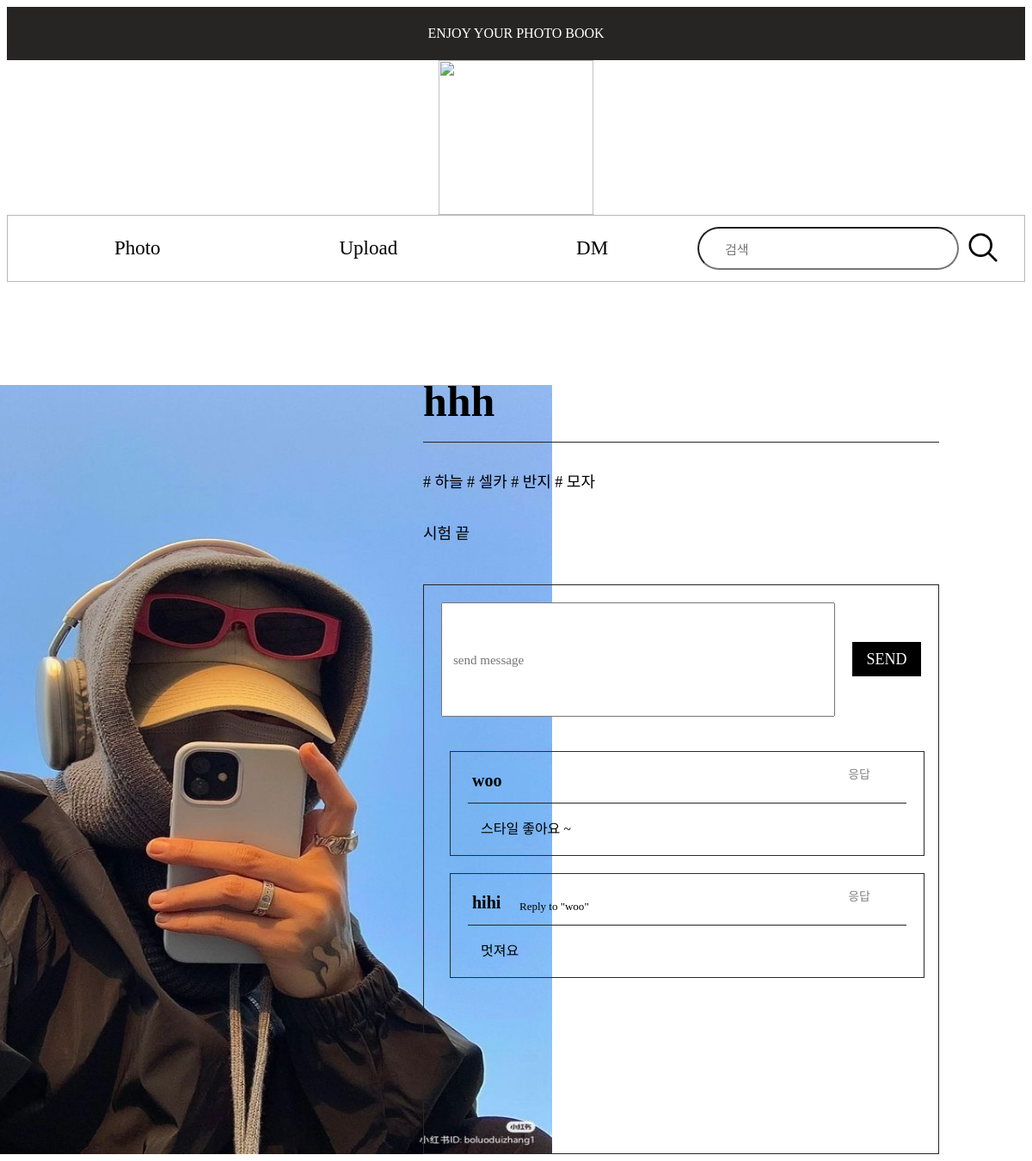
The page /photo_detail/5 on the database its author committed.
### tables this page shows
CREATE TABLE photo_table (
    photo_ID INTEGER PRIMARY KEY AUTOINCREMENT,
    user_ID INTEGER NOT NULL,
    photo_img TEXT NOT NULL,
    photo_describ TEXT NOT NULL,
    FOREIGN KEY (user_ID) REFERENCES user_table(ID)
);

CREATE TABLE user_table (
    ID INTEGER PRIMARY KEY AUTOINCREMENT,
    user_nickname TEXT NOT NULL,
    user_ID TEXT NOT NULL UNIQUE,
    user_PW TEXT NOT NULL
);

CREATE TABLE DM_table (
    DM_ID INTEGER PRIMARY KEY AUTOINCREMENT,
    user_ID INTEGER NOT NULL,
    photo_ID INTEGER NOT NULL,
    DM_msg TEXT NOT NULL, parent_user_name TEXT, parent_ID TEXT,
    FOREIGN KEY (user_ID) REFERENCES user_table(ID),
    FOREIGN KEY (photo_ID) REFERENCES photo_table(photo_ID)
);

### signup.py (the view)
@app.route('/photo_detail/<int:item_id>')
def photo_detail(item_id):
    with sqlite3.connect('photo_album.db') as con:
        cur = con.cursor()
        cur.execute('''
            SELECT photo_table.photo_img, user_table.user_nickname, GROUP_CONCAT(photo_keyword_table.keyword), photo_table.photo_describ, photo_table.user_ID
            FROM photo_table
            JOIN user_table ON photo_table.user_ID = user_table.ID
            LEFT JOIN photo_keyword_table ON photo_table.photo_ID = photo_keyword_table.photo_ID
            WHERE photo_table.photo_ID = ?
            GROUP BY photo_table.photo_ID
        ''', (item_id,))
        photo = cur.fetchone()
        cur.execute('''
            SELECT DM_table.DM_ID, DM_table.DM_msg, user_table.user_nickname, DM_table.user_ID, DM_table.parent_ID
            FROM DM_table
            JOIN user_table ON DM_table.user_ID = user_table.ID
            WHERE DM_table.photo_ID = ?
            ORDER BY DM_table.DM_ID ASC
        ''', (item_id,))
        dms = cur.fetchall()
        is_user = 'user_id' in session and session['user_id'] == photo[4]
    keywords = photo[2] if photo[2] is not None else ''
    keywords_list = keywords.split(',')
    formatted_keywords = ' '.join([f'# {kw.strip()}' for kw in keywords_list])
    dms_with_parent = []
    for dm in dms:
        parent_user_name = None
        if dm[4]:  # parent_ID가 있는 경우
            cur.execute('SELECT user_nickname FROM user_table WHERE ID = (SELECT user_ID FROM DM_table WHERE DM_ID = ?)', (dm[4],))
            parent_user_name_result = cur.fetchone()
            if parent_user_name_result:
                parent_user_name = parent_user_name_result[0]
        dms_with_parent.append((dm[0], dm[1], dm[2], dm[3], dm[4], parent_user_name))
    item = {
    'id': item_id,
    'author': photo[1],
    'keywords': formatted_keywords,
    'description': photo[3],
    'img_src': photo[0],
    'is_user': is_user
    }
    return render_template('photo_detail.html', item=item, dms=dms_with_parent)

### templates/photo_detail.html (shortened to what this page needs)
<!DOCTYPE html>
<html>
<head>
    <link rel="stylesheet" href="{{ url_for('static', filename='photo_detail.css') }}" />
</head>
<body>
    <div id='top'>ENJOY YOUR PHOTO BOOK</div>
    <div id="camera_img_container">
        <img id='camera_img' src="{{ url_for('static', filename='assets/camera.png') }}">
    </div>
    <div id="container">
        <div id='topbar_container'>
            <div class="topbar_btn_container"><button class='topbar_btn' onclick="location.href='{{ url_for('mainpage') }}'">Photo</button></div>
            <div class="topbar_btn_container"><button class='topbar_btn' onclick="location.href='{{ url_for('photo_upload') }}'">Upload</button></div>
            <div class="topbar_btn_container"><button class='topbar_btn' onclick="location.href='{{ url_for('dm_list') }}'">DM</button></div>
            <div id="keyword_container">
                <form action="search_keyword" method="POST">
                    <input type="text" id="keyword" name="keyword" placeholder="검색">
                    <button id="search_btn"><img id='search_img' src="{{ url_for('static', filename='assets/search.png') }}"></button>
                </form>
            </div>
        </div>
        <div id="photo_container">
            <div class='photo'>
                <img class='photo_img' src="{{ url_for('static', filename=item['img_src']) }}">
            </div>
        </div>
        <div id='photo_detail_container'>
            <div class="photo_detail">
                <p class="author">{{ item['author'] }}</p>
                <p class="line"></p>
                <p class="keyword"><span class="keyword-item">{{ item['keywords'] }}</span></p>
                <p class="description">{{ item['description'] }}</p>
            </div>
        </div>
        <div id="msg_container">
            <div class="msg_send_container">
                <form action="{{ url_for('msg_send') }}" method="POST">
                    <input type="text" id="msg" name="msg" placeholder="send message">
                    <button id="send_btn">SEND</button>
                </form>
            </div>
            {% for dm in dms %}
            <div class="user_msg_container {% if dm[4] %}reply_msg_container{% endif %}" id="msg_{{ dm[0] }}">
                <p class="user_name">{{ dm[2] }}</p>
                <p class="mini_line"></p>
                <p class="direct_msg">{{ dm[1] }}</p>
                {% if dm[5] %}
                <p class="reply_to">Reply to "{{ dm[5] }}"</p>
                {% endif %}
                <button class='reply_btn' onclick="showReplyForm({{ dm[0] }})">응답</button>
            </div>
        {% endfor %}
        </div>
    </div>
</body>
</html>

### static/photo_detail.css (style rules this page uses)
body { font-family: 'Pretendard-Regular'; }
#top { display: flex; justify-content: center; align-items: center; background-color: #272424; color : #FFFFFF; height: 62px; }
#container { display: grid; grid-template-columns: repeat(3, 1fr); grid-template-rows: auto; gap: 0; }
#camera_img_container { display: flex; justify-content: center; align-items: center; }
#camera_img { width: 180px; height: 180px; }
#topbar_container { grid-column: 1/4; border-style: solid; border-color:#b7b7b7; border-width: 1px; display: flex; justify-content: center; align-items: center; height: 76px; padding: 0 20px; }
.topbar_btn_container { display: flex; justify-content: center; align-items: center; gap : 20px; flex-wrap: nowrap; flex-grow : 1; }
.topbar_btn { color:black; background-color: #FFFFFF; border:0px; font-size: 23px; font-family: 'Pretendard-Regular'; }
#keyword_container { margin-left: auto; display: flex; justify-content: flex-end; }
#search_btn { background-color: #FFFFFF; border:0px; }
#keyword { border-radius: 50px; width: 278px; height: 44px; font-size: 22px; padding-left: 20px; }
input::placeholder { display: flex; align-items: center; font-size: 20px; padding-left: 10px; font-family: 'Pretendard-Regular'; }
#search_img { width:44px; height: 44px; }
form { display: flex; align-items: center; justify-content: center; }
#photo_container { grid-row : 2/4; grid-column: 1/3; }
.photo { margin-top: 120px; display: flex; align-items: center; flex-direction: column; }
.photo_img { width: 784px; height: 895px; }
#photo_detail_container { grid-column : 3/4; grid-row: 2/3; display: flex; height: 100%; position: relative; }
.photo_detail { margin-top: 120px; display: flex; align-items: center; flex-direction: column; }
.author { position: absolute; top: 60px; left: 0; font-size: 50px; font-weight: 650; }
.line { position: absolute; top: 170px; left: 0; content: ""; background-color: #272424; height: 1px; width: 600px; }
.keyword { position: absolute; top : 200px; left: 0; font-size: 18px; font-weight: 400; }
.keyword-item { margin-right:5px; }
.description { position: absolute; top : 260px; left: 0; font-size: 18px; font-weight: 400; }
#msg_container { margin-top: 210px; margin-right: 100px; border: #272424; border-style: solid; border-width: 1px; min-height: 640px; }
#msg { margin: 20px; width: 450px; height: 127px; font-size: 18px; }
input::placeholder { display: flex; font-size: 15px; font-family: 'Pretendard-Regular'; }
#send_btn { margin-right: 20px; display: block; font-size: 18px; background-color: black; color: white; text-align: center; border: 0px; width: 80px; height: 40px; font-family: 'Pretendard-Regular'; }
.user_msg_container { display: flex; position: relative; margin-left: 30px; margin-top: 20px; margin-bottom: 20px; border: #2b2b2b; border-style: solid; border-width: 1px; width: 550px; height: 120px; }
.user_name { position: absolute; top: 2px; margin-left: 25px; font-size: 20px; font-weight: 600; }
.mini_line { position: absolute; top: 43px; left: 0; margin-left: 20px; content: ""; background-color: #272424; height: 1px; width: 510px; }
.direct_msg { position: absolute; top: 60px; margin-left: 35px; font-size: 16px; }
.reply_btn { position: absolute; top: 14px; right: 56px; font-size: 14px; color: #808080; background-color: transparent; border: 0; font-family: 'Pretendard-Regular'; }
.reply_to { margin-left: 20px; display: flex; position: absolute; top:17px; left: 60px; font-size: 13px; }
.reply_msg_container { display: flex; position: relative; margin-left: 30px; margin-top: 20px; margin-bottom: 20px; border: #2b2b2b; border-style: solid; border-width: 1px; width: 550px; height: 120px; }

### rows shown on the page
photo_table: photo_img (picture), description "시험 끝"
user_table: author "hhh"
DM_table: user_nickname "woo", DM_msg "스타일 좋아요 ~"
user_table: user_nickname "hihi"
DM_table: DM_msg "멋져요"
user_table: user_nickname "woo"

### other values the page prints
{{ item['keywords'] }} "# 하늘 # 셀카 # 반지 # 모자"
